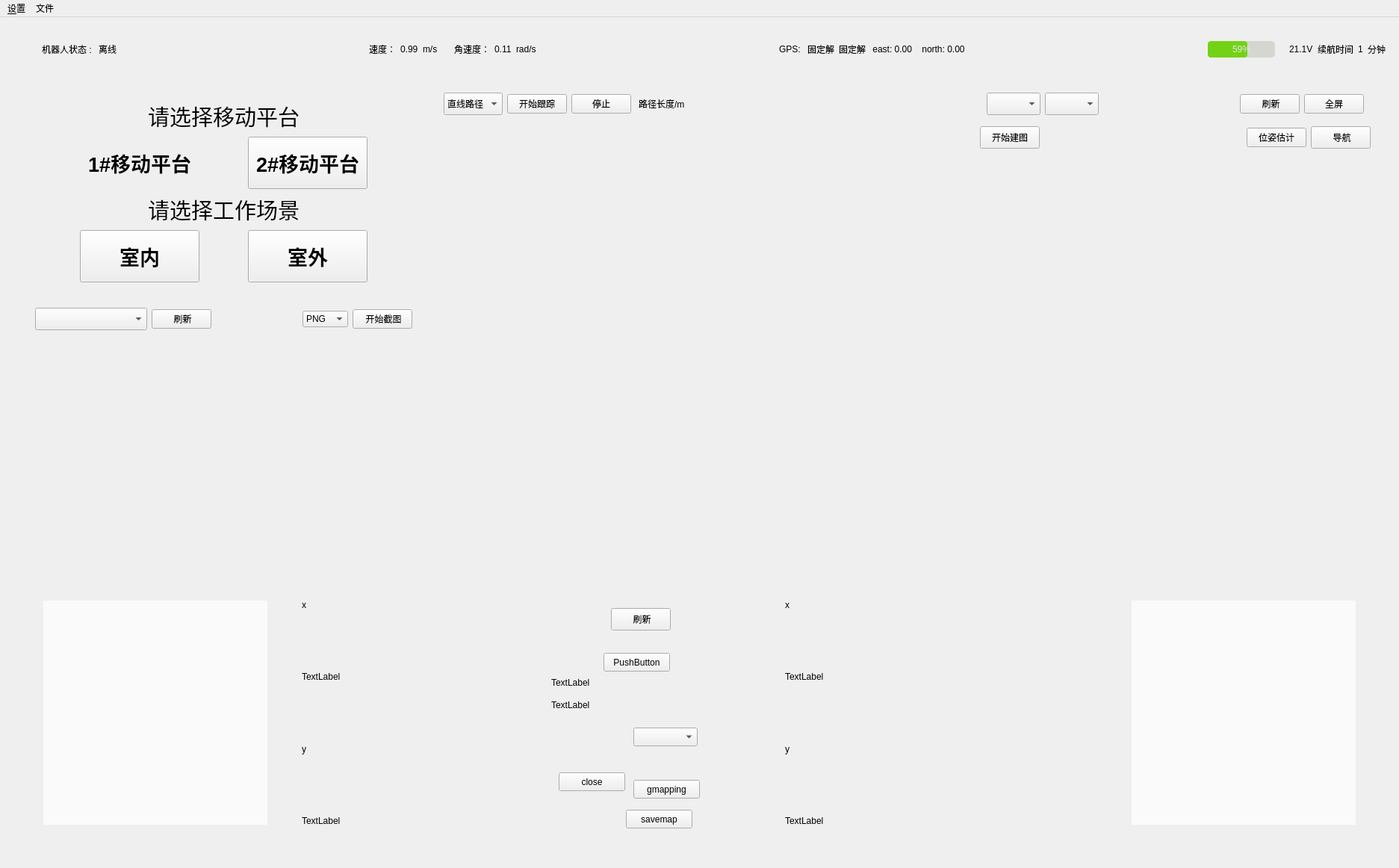
<?xml version="1.0" encoding="UTF-8"?>
<ui version="4.0">
 <class>MainWindowDesign</class>
 <widget class="QMainWindow" name="MainWindowDesign">
  <property name="geometry">
   <rect>
    <x>0</x>
    <y>0</y>
    <width>1873</width>
    <height>1162</height>
   </rect>
  </property>
  <property name="windowTitle">
   <string>QRosApp</string>
  </property>
  <property name="windowIcon">
   <iconset resource="../resources/images.qrc">
    <normaloff>:/images/robot_5.png</normaloff>:/images/robot_5.png</iconset>
  </property>
  <property name="locale">
   <locale language="English" country="Australia"/>
  </property>
  <widget class="QWidget" name="centralwidget">
   <layout class="QGridLayout" name="gridLayout_2">
    <item row="1" column="0">
     <layout class="QVBoxLayout" name="verticalLayout" stretch="0,0">
      <item>
       <layout class="QHBoxLayout" name="horizontalLayout_7" stretch="0,3,4,3,0">
        <item>
         <spacer name="verticalSpacer_2">
          <property name="orientation">
           <enum>Qt::Vertical</enum>
          </property>
          <property name="sizeHint" stdset="0">
           <size>
            <width>20</width>
            <height>40</height>
           </size>
          </property>
         </spacer>
        </item>
        <item>
         <widget class="QWidget" name="verticalWidget_2" native="true">
          <layout class="QVBoxLayout" name="verticalLayout_2">
           <item>
            <widget class="QWidget" name="widget_plat" native="true">
             <property name="styleSheet">
              <string notr="true"/>
             </property>
             <layout class="QHBoxLayout" name="horizontalLayout_12">
              <item>
               <layout class="QVBoxLayout" name="verticalLayout_5">
                <property name="topMargin">
                 <number>10</number>
                </property>
                <property name="bottomMargin">
                 <number>10</number>
                </property>
                <item>
                 <widget class="QLabel" name="label_4">
                  <property name="font">
                   <font>
                    <pointsize>22</pointsize>
                    <bold>false</bold>
                   </font>
                  </property>
                  <property name="text">
                   <string>请选择移动平台</string>
                  </property>
                  <property name="alignment">
                   <set>Qt::AlignCenter</set>
                  </property>
                 </widget>
                </item>
                <item>
                 <layout class="QHBoxLayout" name="horizontalLayout_8" stretch="0,1,0,1,0">
                  <item>
                   <spacer name="horizontalSpacer_9">
                    <property name="orientation">
                     <enum>Qt::Horizontal</enum>
                    </property>
                    <property name="sizeHint" stdset="0">
                     <size>
                      <width>40</width>
                      <height>20</height>
                     </size>
                    </property>
                   </spacer>
                  </item>
                  <item>
                   <widget class="MyPushButton" name="car0_connect">
                    <property name="minimumSize">
                     <size>
                      <width>160</width>
                      <height>70</height>
                     </size>
                    </property>
                    <property name="maximumSize">
                     <size>
                      <width>160</width>
                      <height>70</height>
                     </size>
                    </property>
                    <property name="font">
                     <font>
                      <pointsize>20</pointsize>
                      <bold>true</bold>
                     </font>
                    </property>
                    <property name="text">
                     <string>1#移动平台</string>
                    </property>
                    <property name="checkable">
                     <bool>true</bool>
                    </property>
                    <property name="checked">
                     <bool>false</bool>
                    </property>
                    <property name="autoRepeat">
                     <bool>true</bool>
                    </property>
                    <property name="autoExclusive">
                     <bool>true</bool>
                    </property>
                    <property name="default">
                     <bool>false</bool>
                    </property>
                    <property name="flat">
                     <bool>true</bool>
                    </property>
                   </widget>
                  </item>
                  <item>
                   <spacer name="horizontalSpacer_7">
                    <property name="orientation">
                     <enum>Qt::Horizontal</enum>
                    </property>
                    <property name="sizeHint" stdset="0">
                     <size>
                      <width>40</width>
                      <height>20</height>
                     </size>
                    </property>
                   </spacer>
                  </item>
                  <item>
                   <widget class="MyPushButton" name="car1_connect">
                    <property name="minimumSize">
                     <size>
                      <width>160</width>
                      <height>70</height>
                     </size>
                    </property>
                    <property name="maximumSize">
                     <size>
                      <width>160</width>
                      <height>70</height>
                     </size>
                    </property>
                    <property name="font">
                     <font>
                      <pointsize>20</pointsize>
                      <bold>true</bold>
                     </font>
                    </property>
                    <property name="text">
                     <string>2#移动平台</string>
                    </property>
                    <property name="checkable">
                     <bool>true</bool>
                    </property>
                    <property name="autoRepeat">
                     <bool>true</bool>
                    </property>
                    <property name="autoExclusive">
                     <bool>true</bool>
                    </property>
                   </widget>
                  </item>
                  <item>
                   <spacer name="horizontalSpacer_10">
                    <property name="orientation">
                     <enum>Qt::Horizontal</enum>
                    </property>
                    <property name="sizeHint" stdset="0">
                     <size>
                      <width>40</width>
                      <height>20</height>
                     </size>
                    </property>
                   </spacer>
                  </item>
                 </layout>
                </item>
                <item>
                 <widget class="QLabel" name="label_17">
                  <property name="font">
                   <font>
                    <pointsize>22</pointsize>
                    <bold>false</bold>
                   </font>
                  </property>
                  <property name="text">
                   <string>请选择工作场景</string>
                  </property>
                  <property name="alignment">
                   <set>Qt::AlignCenter</set>
                  </property>
                 </widget>
                </item>
                <item>
                 <layout class="QHBoxLayout" name="horizontalLayout_9" stretch="0,1,0,1,0">
                  <item>
                   <spacer name="horizontalSpacer_11">
                    <property name="orientation">
                     <enum>Qt::Horizontal</enum>
                    </property>
                    <property name="sizeHint" stdset="0">
                     <size>
                      <width>40</width>
                      <height>20</height>
                     </size>
                    </property>
                   </spacer>
                  </item>
                  <item>
                   <widget class="MyPushButton" name="indoor">
                    <property name="minimumSize">
                     <size>
                      <width>160</width>
                      <height>70</height>
                     </size>
                    </property>
                    <property name="maximumSize">
                     <size>
                      <width>160</width>
                      <height>70</height>
                     </size>
                    </property>
                    <property name="font">
                     <font>
                      <pointsize>20</pointsize>
                      <bold>true</bold>
                      <underline>false</underline>
                     </font>
                    </property>
                    <property name="autoFillBackground">
                     <bool>false</bool>
                    </property>
                    <property name="text">
                     <string>室内</string>
                    </property>
                    <property name="checkable">
                     <bool>true</bool>
                    </property>
                   </widget>
                  </item>
                  <item>
                   <spacer name="horizontalSpacer_12">
                    <property name="orientation">
                     <enum>Qt::Horizontal</enum>
                    </property>
                    <property name="sizeHint" stdset="0">
                     <size>
                      <width>40</width>
                      <height>20</height>
                     </size>
                    </property>
                   </spacer>
                  </item>
                  <item>
                   <widget class="MyPushButton" name="outdoor">
                    <property name="minimumSize">
                     <size>
                      <width>160</width>
                      <height>70</height>
                     </size>
                    </property>
                    <property name="maximumSize">
                     <size>
                      <width>160</width>
                      <height>70</height>
                     </size>
                    </property>
                    <property name="font">
                     <font>
                      <pointsize>20</pointsize>
                      <bold>true</bold>
                     </font>
                    </property>
                    <property name="autoFillBackground">
                     <bool>false</bool>
                    </property>
                    <property name="text">
                     <string>室外</string>
                    </property>
                    <property name="checkable">
                     <bool>true</bool>
                    </property>
                   </widget>
                  </item>
                  <item>
                   <spacer name="horizontalSpacer_13">
                    <property name="orientation">
                     <enum>Qt::Horizontal</enum>
                    </property>
                    <property name="sizeHint" stdset="0">
                     <size>
                      <width>40</width>
                      <height>20</height>
                     </size>
                    </property>
                   </spacer>
                  </item>
                 </layout>
                </item>
               </layout>
              </item>
             </layout>
            </widget>
           </item>
           <item>
            <layout class="QVBoxLayout" name="verticalLayout_9" stretch="0,1">
             <item>
              <widget class="QWidget" name="state_widget" native="true">
               <property name="autoFillBackground">
                <bool>true</bool>
               </property>
               <property name="styleSheet">
                <string notr="true"/>
               </property>
               <layout class="QHBoxLayout" name="horizontalLayout_3" stretch="0,0,0,0,0">
                <item>
                 <widget class="QComboBox" name="topics_img">
                  <property name="minimumSize">
                   <size>
                    <width>150</width>
                    <height>30</height>
                   </size>
                  </property>
                  <property name="sizeAdjustPolicy">
                   <enum>QComboBox::AdjustToContentsOnFirstShow</enum>
                  </property>
                 </widget>
                </item>
                <item>
                 <widget class="QPushButton" name="refresh">
                  <property name="text">
                   <string> 刷新</string>
                  </property>
                  <property name="icon">
                   <iconset resource="../resources/images.qrc">
                    <normaloff>:/images/refresh.png</normaloff>:/images/refresh.png</iconset>
                  </property>
                 </widget>
                </item>
                <item>
                 <spacer name="horizontalSpacer_5">
                  <property name="orientation">
                   <enum>Qt::Horizontal</enum>
                  </property>
                  <property name="sizeHint" stdset="0">
                   <size>
                    <width>40</width>
                    <height>20</height>
                   </size>
                  </property>
                 </spacer>
                </item>
                <item>
                 <widget class="QComboBox" name="select_format">
                  <property name="minimumSize">
                   <size>
                    <width>40</width>
                    <height>0</height>
                   </size>
                  </property>
                  <property name="maximumSize">
                   <size>
                    <width>80</width>
                    <height>16777215</height>
                   </size>
                  </property>
                  <item>
                   <property name="text">
                    <string>PNG</string>
                   </property>
                  </item>
                  <item>
                   <property name="text">
                    <string>JPG</string>
                   </property>
                  </item>
                  <item>
                   <property name="text">
                    <string>JPEG</string>
                   </property>
                  </item>
                  <item>
                   <property name="text">
                    <string>BMP</string>
                   </property>
                  </item>
                  <item>
                   <property name="text">
                    <string>PBM</string>
                   </property>
                  </item>
                  <item>
                   <property name="text">
                    <string>PGM</string>
                   </property>
                  </item>
                  <item>
                   <property name="text">
                    <string>PPM</string>
                   </property>
                  </item>
                  <item>
                   <property name="text">
                    <string>XBM</string>
                   </property>
                  </item>
                  <item>
                   <property name="text">
                    <string>XPM</string>
                   </property>
                  </item>
                 </widget>
                </item>
                <item>
                 <widget class="QPushButton" name="snapshoot">
                  <property name="text">
                   <string> 开始截图</string>
                  </property>
                  <property name="icon">
                   <iconset resource="../resources/images.qrc">
                    <normaloff>:/images/start.png</normaloff>:/images/start.png</iconset>
                  </property>
                 </widget>
                </item>
               </layout>
              </widget>
             </item>
             <item>
              <widget class="RvizImage" name="rviz_img" native="true">
               <property name="styleSheet">
                <string notr="true">QStackedWidget{
border-right: 10px solid qlineargradient(x0:0, x1:1,stop:  0 white, stop: 1 #ececef);
background-color: transparent;
}
</string>
               </property>
              </widget>
             </item>
            </layout>
           </item>
          </layout>
         </widget>
        </item>
        <item>
         <widget class="QWidget" name="widget_plot" native="true">
          <layout class="QVBoxLayout" name="verticalLayout_7" stretch="0,1">
           <item>
            <layout class="QVBoxLayout" name="vertical_road">
             <item>
              <widget class="QWidget" name="param_widget" native="true">
               <layout class="QHBoxLayout" name="horizontalLayout_2">
                <item>
                 <widget class="QComboBox" name="selected_path">
                  <property name="minimumSize">
                   <size>
                    <width>0</width>
                    <height>30</height>
                   </size>
                  </property>
                  <item>
                   <property name="text">
                    <string>直线路径</string>
                   </property>
                  </item>
                  <item>
                   <property name="text">
                    <string>S型路径</string>
                   </property>
                  </item>
                  <item>
                   <property name="text">
                    <string>圆形路径</string>
                   </property>
                  </item>
                 </widget>
                </item>
                <item>
                 <widget class="QPushButton" name="track_path">
                  <property name="text">
                   <string>开始跟踪</string>
                  </property>
                  <property name="icon">
                   <iconset resource="../resources/images.qrc">
                    <normaloff>:/images/track_path.png</normaloff>:/images/track_path.png</iconset>
                  </property>
                  <property name="checkable">
                   <bool>true</bool>
                  </property>
                  <property name="checked">
                   <bool>false</bool>
                  </property>
                  <property name="autoExclusive">
                   <bool>true</bool>
                  </property>
                 </widget>
                </item>
                <item>
                 <widget class="QPushButton" name="stop_track">
                  <property name="text">
                   <string>停止</string>
                  </property>
                  <property name="icon">
                   <iconset resource="../resources/images.qrc">
                    <normaloff>:/images/end.png</normaloff>:/images/end.png</iconset>
                  </property>
                 </widget>
                </item>
                <item>
                 <spacer name="horizontalSpacer_14">
                  <property name="orientation">
                   <enum>Qt::Horizontal</enum>
                  </property>
                  <property name="sizeHint" stdset="0">
                   <size>
                    <width>40</width>
                    <height>20</height>
                   </size>
                  </property>
                 </spacer>
                </item>
                <item>
                 <widget class="QLabel" name="label_cur">
                  <property name="minimumSize">
                   <size>
                    <width>0</width>
                    <height>0</height>
                   </size>
                  </property>
                  <property name="text">
                   <string>路径长度/m</string>
                  </property>
                 </widget>
                </item>
                <item>
                 <spacer name="space_path">
                  <property name="orientation">
                   <enum>Qt::Horizontal</enum>
                  </property>
                  <property name="sizeHint" stdset="0">
                   <size>
                    <width>398</width>
                    <height>20</height>
                   </size>
                  </property>
                 </spacer>
                </item>
               </layout>
              </widget>
             </item>
            </layout>
           </item>
           <item>
            <widget class="PlotRoad" name="plot_road" native="true"/>
           </item>
          </layout>
         </widget>
        </item>
        <item>
         <widget class="QWidget" name="rviz_widget" native="true">
          <layout class="QHBoxLayout" name="horizontalLayout_10">
           <item>
            <layout class="QVBoxLayout" name="verticalLayout_6" stretch="0,0,1">
             <item>
              <widget class="QWidget" name="map_widget" native="true">
               <layout class="QHBoxLayout" name="horizontalLayout_4">
                <item>
                 <widget class="QComboBox" name="topics_map">
                  <property name="minimumSize">
                   <size>
                    <width>0</width>
                    <height>30</height>
                   </size>
                  </property>
                 </widget>
                </item>
                <item>
                 <widget class="QComboBox" name="topics_laser">
                  <property name="minimumSize">
                   <size>
                    <width>0</width>
                    <height>30</height>
                   </size>
                  </property>
                 </widget>
                </item>
                <item>
                 <spacer name="horizontalSpacer_6">
                  <property name="orientation">
                   <enum>Qt::Horizontal</enum>
                  </property>
                  <property name="sizeHint" stdset="0">
                   <size>
                    <width>40</width>
                    <height>20</height>
                   </size>
                  </property>
                 </spacer>
                </item>
                <item>
                 <widget class="QPushButton" name="refresh_map">
                  <property name="text">
                   <string> 刷新</string>
                  </property>
                  <property name="icon">
                   <iconset resource="../resources/images.qrc">
                    <normaloff>:/images/refresh.png</normaloff>:/images/refresh.png</iconset>
                  </property>
                 </widget>
                </item>
                <item>
                 <widget class="QPushButton" name="screen_btn">
                  <property name="text">
                   <string>全屏</string>
                  </property>
                  <property name="icon">
                   <iconset resource="../resources/images.qrc">
                    <normaloff>:/images/fullscren.png</normaloff>:/images/fullscren.png</iconset>
                  </property>
                 </widget>
                </item>
               </layout>
              </widget>
             </item>
             <item>
              <layout class="QHBoxLayout" name="horizontalLayout_11">
               <item>
                <widget class="QPushButton" name="gmapping_btn">
                 <property name="minimumSize">
                  <size>
                   <width>0</width>
                   <height>30</height>
                  </size>
                 </property>
                 <property name="text">
                  <string>开始建图</string>
                 </property>
                 <property name="icon">
                  <iconset resource="../resources/images.qrc">
                   <normaloff>:/images/scan-laser.png</normaloff>:/images/scan-laser.png</iconset>
                 </property>
                </widget>
               </item>
               <item>
                <spacer name="horizontalSpacer_8">
                 <property name="orientation">
                  <enum>Qt::Horizontal</enum>
                 </property>
                 <property name="sizeHint" stdset="0">
                  <size>
                   <width>40</width>
                   <height>20</height>
                  </size>
                 </property>
                </spacer>
               </item>
               <item>
                <widget class="QPushButton" name="set_start">
                 <property name="text">
                  <string>位姿估计</string>
                 </property>
                 <property name="icon">
                  <iconset resource="../resources/images.qrc">
                   <normaloff>:/images/classes/SetInitialPose.png</normaloff>:/images/classes/SetInitialPose.png</iconset>
                 </property>
                </widget>
               </item>
               <item>
                <widget class="QPushButton" name="set_goal">
                 <property name="minimumSize">
                  <size>
                   <width>0</width>
                   <height>30</height>
                  </size>
                 </property>
                 <property name="text">
                  <string> 导航</string>
                 </property>
                 <property name="icon">
                  <iconset resource="../resources/images.qrc">
                   <normaloff>:/images/classes/Pose.png</normaloff>:/images/classes/Pose.png</iconset>
                 </property>
                </widget>
               </item>
              </layout>
             </item>
             <item>
              <widget class="QWidget" name="panel_widget" native="true">
               <layout class="QHBoxLayout" name="horizontalLayout_13">
                <item>
                 <widget class="RvizPanel" name="rviz_panel" native="true"/>
                </item>
               </layout>
              </widget>
             </item>
            </layout>
           </item>
          </layout>
         </widget>
        </item>
        <item>
         <spacer name="verticalSpacer">
          <property name="orientation">
           <enum>Qt::Vertical</enum>
          </property>
          <property name="sizeHint" stdset="0">
           <size>
            <width>20</width>
            <height>40</height>
           </size>
          </property>
         </spacer>
        </item>
       </layout>
      </item>
      <item>
       <widget class="QWidget" name="horcontrolwidget" native="true">
        <layout class="QHBoxLayout" name="horizontalLayout_6">
         <item>
          <layout class="QVBoxLayout" name="vel_layout">
           <property name="leftMargin">
            <number>40</number>
           </property>
           <property name="topMargin">
            <number>40</number>
           </property>
           <property name="rightMargin">
            <number>40</number>
           </property>
           <property name="bottomMargin">
            <number>40</number>
           </property>
           <item>
            <widget class="QWidget" name="velControl" native="true">
             <property name="minimumSize">
              <size>
               <width>300</width>
               <height>300</height>
              </size>
             </property>
             <property name="maximumSize">
              <size>
               <width>300</width>
               <height>300</height>
              </size>
             </property>
             <property name="acceptDrops">
              <bool>true</bool>
             </property>
             <property name="autoFillBackground">
              <bool>false</bool>
             </property>
             <property name="styleSheet">
              <string notr="true">background-color: rgb(250, 250, 250);
border-top-color: rgb(250, 250, 250);
border-right-color: rgb(250, 250, 250);
border-bottom-color: rgb(250, 250, 250);
border-left-color: rgb(250, 250, 250);</string>
             </property>
            </widget>
           </item>
          </layout>
         </item>
         <item>
          <layout class="QHBoxLayout" name="horizontalLayout_5" stretch="1,1,0,1">
           <item>
            <layout class="QVBoxLayout" name="verticalLayout_3">
             <item>
              <widget class="QLabel" name="label_19">
               <property name="text">
                <string>x</string>
               </property>
              </widget>
             </item>
             <item>
              <widget class="QLabel" name="pos_x">
               <property name="minimumSize">
                <size>
                 <width>100</width>
                 <height>0</height>
                </size>
               </property>
               <property name="text">
                <string>TextLabel</string>
               </property>
              </widget>
             </item>
             <item>
              <widget class="QLabel" name="label_21">
               <property name="text">
                <string>y</string>
               </property>
              </widget>
             </item>
             <item>
              <widget class="QLabel" name="pos_y">
               <property name="text">
                <string>TextLabel</string>
               </property>
              </widget>
             </item>
            </layout>
           </item>
           <item>
            <widget class="QWidget" name="widget_4" native="true">
             <widget class="QPushButton" name="pushButton_2">
              <property name="geometry">
               <rect>
                <x>80</x>
                <y>110</y>
                <width>89</width>
                <height>25</height>
               </rect>
              </property>
              <property name="text">
               <string>PushButton</string>
              </property>
             </widget>
             <widget class="QPushButton" name="gmapping">
              <property name="geometry">
               <rect>
                <x>120</x>
                <y>280</y>
                <width>89</width>
                <height>25</height>
               </rect>
              </property>
              <property name="text">
               <string>gmapping</string>
              </property>
             </widget>
             <widget class="QLabel" name="label_6">
              <property name="geometry">
               <rect>
                <x>10</x>
                <y>170</y>
                <width>301</width>
                <height>20</height>
               </rect>
              </property>
              <property name="text">
               <string>TextLabel</string>
              </property>
             </widget>
             <widget class="QComboBox" name="topics_vel">
              <property name="geometry">
               <rect>
                <x>120</x>
                <y>210</y>
                <width>86</width>
                <height>25</height>
               </rect>
              </property>
             </widget>
             <widget class="QPushButton" name="refresh_vel">
              <property name="geometry">
               <rect>
                <x>90</x>
                <y>50</y>
                <width>80</width>
                <height>30</height>
               </rect>
              </property>
              <property name="text">
               <string> 刷新</string>
              </property>
              <property name="icon">
               <iconset resource="../resources/images.qrc">
                <normaloff>:/images/refresh.png</normaloff>:/images/refresh.png</iconset>
              </property>
             </widget>
             <widget class="QLabel" name="label_12">
              <property name="geometry">
               <rect>
                <x>10</x>
                <y>140</y>
                <width>301</width>
                <height>20</height>
               </rect>
              </property>
              <property name="text">
               <string>TextLabel</string>
              </property>
             </widget>
             <widget class="QPushButton" name="savemap">
              <property name="geometry">
               <rect>
                <x>110</x>
                <y>320</y>
                <width>89</width>
                <height>25</height>
               </rect>
              </property>
              <property name="text">
               <string>savemap</string>
              </property>
             </widget>
             <widget class="QPushButton" name="close_w1">
              <property name="geometry">
               <rect>
                <x>20</x>
                <y>270</y>
                <width>89</width>
                <height>25</height>
               </rect>
              </property>
              <property name="text">
               <string>close</string>
              </property>
             </widget>
            </widget>
           </item>
           <item>
            <layout class="QVBoxLayout" name="verticalLayout_4">
             <item>
              <widget class="QLabel" name="label_20">
               <property name="text">
                <string>x</string>
               </property>
              </widget>
             </item>
             <item>
              <widget class="QLabel" name="pos_x_2">
               <property name="minimumSize">
                <size>
                 <width>100</width>
                 <height>0</height>
                </size>
               </property>
               <property name="text">
                <string>TextLabel</string>
               </property>
              </widget>
             </item>
             <item>
              <widget class="QLabel" name="label_22">
               <property name="text">
                <string>y</string>
               </property>
              </widget>
             </item>
             <item>
              <widget class="QLabel" name="pos_y_2">
               <property name="text">
                <string>TextLabel</string>
               </property>
              </widget>
             </item>
            </layout>
           </item>
           <item>
            <spacer name="horizontalSpacer_4">
             <property name="orientation">
              <enum>Qt::Horizontal</enum>
             </property>
             <property name="sizeHint" stdset="0">
              <size>
               <width>40</width>
               <height>20</height>
              </size>
             </property>
            </spacer>
           </item>
          </layout>
         </item>
         <item>
          <layout class="QVBoxLayout" name="omg_layout" stretch="0">
           <property name="leftMargin">
            <number>40</number>
           </property>
           <property name="topMargin">
            <number>40</number>
           </property>
           <property name="rightMargin">
            <number>40</number>
           </property>
           <property name="bottomMargin">
            <number>40</number>
           </property>
           <item>
            <widget class="QWidget" name="omgControl" native="true">
             <property name="minimumSize">
              <size>
               <width>300</width>
               <height>300</height>
              </size>
             </property>
             <property name="maximumSize">
              <size>
               <width>300</width>
               <height>300</height>
              </size>
             </property>
             <property name="acceptDrops">
              <bool>true</bool>
             </property>
             <property name="styleSheet">
              <string notr="true">background-color: rgb(250, 250, 250);
border-top-color: rgb(250, 250, 250);
border-right-color: rgb(250, 250, 250);
border-bottom-color: rgb(250, 250, 250);
border-left-color: rgb(250, 250, 250);</string>
             </property>
            </widget>
           </item>
          </layout>
         </item>
        </layout>
       </widget>
      </item>
     </layout>
    </item>
    <item row="0" column="0">
     <widget class="QWidget" name="info_widget" native="true">
      <layout class="QHBoxLayout" name="horizontalLayout">
       <item>
        <widget class="QLabel" name="label_2">
         <property name="minimumSize">
          <size>
           <width>32</width>
           <height>32</height>
          </size>
         </property>
         <property name="maximumSize">
          <size>
           <width>40</width>
           <height>40</height>
          </size>
         </property>
         <property name="text">
          <string/>
         </property>
         <property name="pixmap">
          <pixmap resource="../resources/images.qrc">:/images/robot3.png</pixmap>
         </property>
         <property name="scaledContents">
          <bool>true</bool>
         </property>
        </widget>
       </item>
       <item>
        <widget class="QLabel" name="label">
         <property name="minimumSize">
          <size>
           <width>0</width>
           <height>50</height>
          </size>
         </property>
         <property name="maximumSize">
          <size>
           <width>16777215</width>
           <height>50</height>
          </size>
         </property>
         <property name="text">
          <string>机器人状态 : </string>
         </property>
        </widget>
       </item>
       <item>
        <widget class="QLabel" name="label_state">
         <property name="locale">
          <locale language="Chinese" country="China"/>
         </property>
         <property name="text">
          <string>离线</string>
         </property>
        </widget>
       </item>
       <item>
        <widget class="QLabel" name="label_link">
         <property name="maximumSize">
          <size>
           <width>40</width>
           <height>40</height>
          </size>
         </property>
         <property name="text">
          <string/>
         </property>
         <property name="pixmap">
          <pixmap resource="../resources/images.qrc">:/images/offline1.png</pixmap>
         </property>
         <property name="scaledContents">
          <bool>true</bool>
         </property>
        </widget>
       </item>
       <item>
        <spacer name="horizontalSpacer">
         <property name="orientation">
          <enum>Qt::Horizontal</enum>
         </property>
         <property name="sizeHint" stdset="0">
          <size>
           <width>40</width>
           <height>20</height>
          </size>
         </property>
        </spacer>
       </item>
       <item>
        <widget class="QLabel" name="label_7">
         <property name="text">
          <string>速度：</string>
         </property>
        </widget>
       </item>
       <item>
        <widget class="QLabel" name="label_vel">
         <property name="text">
          <string>0.99</string>
         </property>
        </widget>
       </item>
       <item>
        <widget class="QLabel" name="label_9">
         <property name="text">
          <string>m/s</string>
         </property>
        </widget>
       </item>
       <item>
        <widget class="QLabel" name="label_11">
         <property name="minimumSize">
          <size>
           <width>10</width>
           <height>0</height>
          </size>
         </property>
         <property name="text">
          <string/>
         </property>
        </widget>
       </item>
       <item>
        <widget class="QLabel" name="label_8">
         <property name="text">
          <string>角速度：</string>
         </property>
        </widget>
       </item>
       <item>
        <widget class="QLabel" name="label_rad">
         <property name="text">
          <string>0.11</string>
         </property>
        </widget>
       </item>
       <item>
        <widget class="QLabel" name="label_13">
         <property name="text">
          <string>rad/s</string>
         </property>
        </widget>
       </item>
       <item>
        <spacer name="horizontalSpacer_3">
         <property name="orientation">
          <enum>Qt::Horizontal</enum>
         </property>
         <property name="sizeHint" stdset="0">
          <size>
           <width>40</width>
           <height>20</height>
          </size>
         </property>
        </spacer>
       </item>
       <item>
        <widget class="QLabel" name="label_5">
         <property name="text">
          <string>GPS: </string>
         </property>
        </widget>
       </item>
       <item>
        <widget class="QLabel" name="posqual">
         <property name="text">
          <string>固定解</string>
         </property>
        </widget>
       </item>
       <item>
        <widget class="QLabel" name="headingqual">
         <property name="text">
          <string>固定解</string>
         </property>
        </widget>
       </item>
       <item>
        <widget class="QLabel" name="gps_east">
         <property name="minimumSize">
          <size>
           <width>60</width>
           <height>0</height>
          </size>
         </property>
         <property name="text">
          <string> east: 0.00</string>
         </property>
        </widget>
       </item>
       <item>
        <widget class="QLabel" name="gps_north">
         <property name="minimumSize">
          <size>
           <width>60</width>
           <height>0</height>
          </size>
         </property>
         <property name="text">
          <string> north: 0.00</string>
         </property>
        </widget>
       </item>
       <item>
        <spacer name="horizontalSpacer_2">
         <property name="orientation">
          <enum>Qt::Horizontal</enum>
         </property>
         <property name="sizeHint" stdset="0">
          <size>
           <width>40</width>
           <height>20</height>
          </size>
         </property>
        </spacer>
       </item>
       <item>
        <widget class="QProgressBar" name="progressBar">
         <property name="maximumSize">
          <size>
           <width>90</width>
           <height>16777215</height>
          </size>
         </property>
         <property name="styleSheet">
          <string notr="true">QProgressBar#progressBar
{
      border:none;   /*无边框*/
      background:rgb(211, 215, 207);
      border-radius:5px;
      text-align:center;   /*文本的位置*/
      color: rgb(229, 229, 229);  /*文本颜色*/
}
 
QProgressBar::chunk 
{
      background-color:rgb(115, 210, 22);
      border-radius:4px;
}
</string>
         </property>
         <property name="value">
          <number>59</number>
         </property>
        </widget>
       </item>
       <item>
        <widget class="QLabel" name="label_18">
         <property name="text">
          <string/>
         </property>
         <property name="pixmap">
          <pixmap resource="../resources/images.qrc">:/images/power-v.png</pixmap>
         </property>
        </widget>
       </item>
       <item>
        <widget class="QLabel" name="label_voltage">
         <property name="text">
          <string>21.1V</string>
         </property>
        </widget>
       </item>
       <item>
        <widget class="QLabel" name="label_3">
         <property name="text">
          <string>续航时间</string>
         </property>
        </widget>
       </item>
       <item>
        <widget class="QLabel" name="label_15">
         <property name="text">
          <string>1</string>
         </property>
        </widget>
       </item>
       <item>
        <widget class="QLabel" name="label_14">
         <property name="text">
          <string>分钟</string>
         </property>
        </widget>
       </item>
      </layout>
     </widget>
    </item>
   </layout>
  </widget>
  <widget class="QMenuBar" name="menubar">
   <property name="geometry">
    <rect>
     <x>0</x>
     <y>0</y>
     <width>1873</width>
     <height>27</height>
    </rect>
   </property>
   <widget class="QMenu" name="menu_File">
    <property name="title">
     <string>&amp;设置</string>
    </property>
    <addaction name="action_Preferences"/>
    <addaction name="separator"/>
    <addaction name="actionAbout_Qt"/>
    <addaction name="separator"/>
    <addaction name="action_Quit"/>
   </widget>
   <widget class="QMenu" name="menu">
    <property name="title">
     <string>文件</string>
    </property>
    <addaction name="image_file"/>
    <addaction name="action_3"/>
   </widget>
   <addaction name="menu_File"/>
   <addaction name="menu"/>
  </widget>
  <action name="action_Quit">
   <property name="text">
    <string>&amp;Quit</string>
   </property>
   <property name="shortcut">
    <string>Ctrl+Q</string>
   </property>
   <property name="shortcutContext">
    <enum>Qt::ApplicationShortcut</enum>
   </property>
  </action>
  <action name="action_Preferences">
   <property name="text">
    <string>&amp;Preferences</string>
   </property>
   <property name="font">
    <font/>
   </property>
  </action>
  <action name="actionAbout">
   <property name="text">
    <string>&amp;About</string>
   </property>
  </action>
  <action name="actionAbout_Qt">
   <property name="text">
    <string>About &amp;Qt</string>
   </property>
  </action>
  <action name="action1">
   <property name="text">
    <string>1#移动平台

</string>
   </property>
  </action>
  <action name="action2">
   <property name="text">
    <string>2#移动平台

</string>
   </property>
  </action>
  <action name="action">
   <property name="text">
    <string>室内</string>
   </property>
  </action>
  <action name="action_2">
   <property name="text">
    <string>室外</string>
   </property>
  </action>
  <action name="image_file">
   <property name="text">
    <string>截图路径</string>
   </property>
  </action>
  <action name="img_format">
   <property name="text">
    <string>图片格式</string>
   </property>
  </action>
  <action name="action_3">
   <property name="text">
    <string>地图路径</string>
   </property>
  </action>
 </widget>
 <customwidgets>
  <customwidget>
   <class>RvizImage</class>
   <extends>QWidget</extends>
   <header>rvizpanel.h</header>
   <container>1</container>
  </customwidget>
  <customwidget>
   <class>RvizPanel</class>
   <extends>QWidget</extends>
   <header>rvizpanel.h</header>
   <container>1</container>
  </customwidget>
  <customwidget>
   <class>MyPushButton</class>
   <extends>QPushButton</extends>
   <header>mypushbutton.h</header>
  </customwidget>
  <customwidget>
   <class>PlotRoad</class>
   <extends>QWidget</extends>
   <header>plotpanel.h</header>
   <container>1</container>
  </customwidget>
 </customwidgets>
 <resources>
  <include location="../resources/images.qrc"/>
 </resources>
 <connections>
  <connection>
   <sender>action_Quit</sender>
   <signal>triggered()</signal>
   <receiver>MainWindowDesign</receiver>
   <slot>close()</slot>
   <hints>
    <hint type="sourcelabel">
     <x>-1</x>
     <y>-1</y>
    </hint>
    <hint type="destinationlabel">
     <x>399</x>
     <y>299</y>
    </hint>
   </hints>
  </connection>
 </connections>
</ui>
